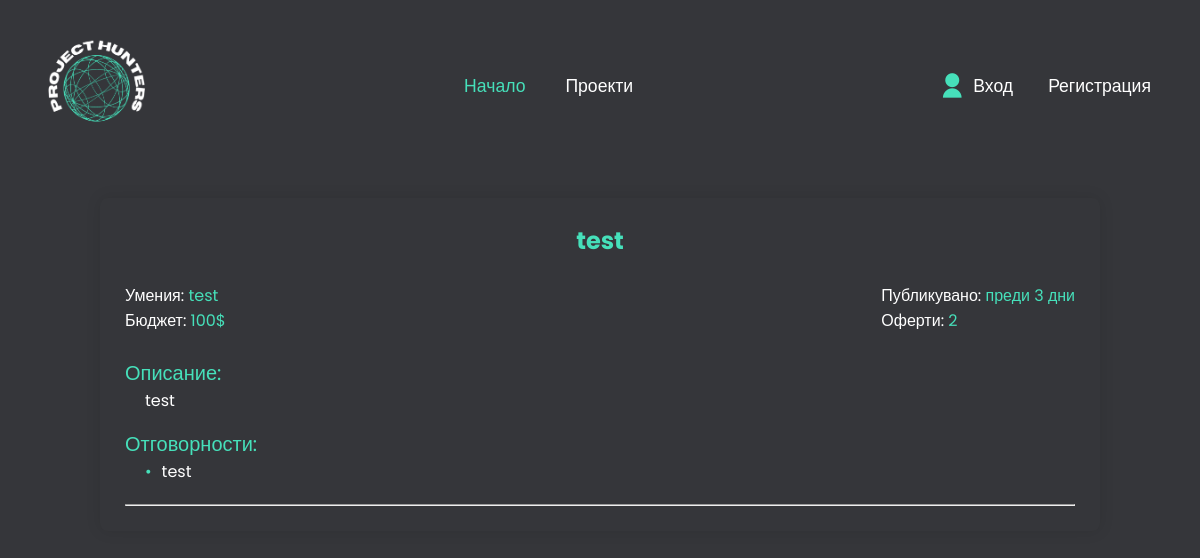
The page /projects/project-detials/14 on the database its author committed.
### projects/models.py (models this page shows, shortened)
class Project(models.Model):
    name = models.CharField(max_length=100)
    description = models.TextField()
    responsibilities = models.TextField(default=None)
    skills = models.TextField(default=None)
    payment = models.IntegerField()
    bids = models.IntegerField(default=0)
    is_it_done = models.BooleanField(default=False)
    creator =  models.ForeignKey(User, on_delete=models.CASCADE, related_name='creator')
    date_created = models.DateTimeField(auto_now_add=True)
    is_it_paid = models.BooleanField(default=False)
    currency = models.CharField(max_length=5)
    payment_type_hourly = models.BooleanField(default=False)

### projects/views.py (the view)
# urls.py: path('project-detials/<int:id>', views.details_job, name='details_job'),
def details_job(request, id):
    project=Project.objects.get(id=id)
    project.time_from_creating = " ".join(get_time_from_creating(project.date_created))
    flag=request.user.username==project.creator.username
    is_freelancer = False
    if request.user.is_authenticated:
        is_freelancer=request.user.role=='freelancer' or request.user.role=='teamleader'
    else:
        is_freelancer=False
    project.responsibilities = project.responsibilities.split('(*)')
    project.skills = project.skills.split('(*)')
    already_made_offer = False
    if request.user.is_authenticated:
        if Application.objects.filter(project=project, candidate=request.user).exists():
            already_made_offer=True
    return render(request, 'job-details.html', {'project':project, 'flag':flag, 'is_freelancer':is_freelancer, 'already_made_offer': already_made_offer})

### templates/job-details.html (shortened to what this page needs)
{% extends 'base.html' %} {% block content %}
<link rel="stylesheet" type="text/css" href="/static/css/job-details-2.css">
<div class="form-container">
    <section class="container">
        <h2>{{project.name}}</h2>
        <div class="basic-info">
            <div class="left-part">
                <span class='info-spans' id='skills-info'>Умения:
                {%for skill in project.skills%}
                    <span style='color: #46e0ba;'>{{skill}}</span>
                {%endfor%}</span><br>
                <span class='info-spans' id='budget-info'>Бюджет: <span style='color: #46e0ba;'>{{project.payment}}{{project.currency}}{%if project.payment_type_hourly%}/h{%endif%}</span></span>
            </div>
            <div class="right-part">
                <span class='info-spans' id='posted-info'>Публикувано: <span style='color: #46e0ba;'>преди {{project.time_from_creating}}</span><br>
                <span class='info-spans' id='bids-info'>Оферти: <span style='color: #46e0ba;'>{{project.bids}}</span></span>
            </div>
        </div>
        <div id='description'>
            <span>Описание: </span>
            <p>{{project.description}}</p>
            <span>Отговорности: </span>
            <ul id='responsibility-list'>
                {%for responsibility in project.responsibilities%}
                <li>{{responsibility}}</li>
                {%endfor%}
            </ul>
        </div>
        <hr>
    </section>
</div>
{% endblock %}

### static/css/style.css (style rules this page uses)
:root { --bg-color: #35363a; --text-color: #fff; --main-color: #46e0ba; --primary-color: #222222; --secondary-color: #00b4d5; --tertiary-color: #0077b6; --yellow-color: #ffb900; --gray-color: #ffffff; }
* { padding: 0; margin: 0; box-sizing: border-box; font-family: 'Poppins', sans-serif; text-decoration: none; list-style: none; }
body { background: var(--bg-color); color: var(--text-color); }
h1,p { margin-block-start: 1em; margin-block-end: 1em; }

### static/css/forms.css (style rules this page uses)
.form-container .container { position: relative; max-width: 700px; width: 100%; background: #35363a; padding: 25px; border-radius: 8px; box-shadow: 0 0 15px rgba(0, 0, 0, 0.1); }
.form-container .container { margin-top: 100px; margin-left: auto; margin-right: auto; }
.form-container .container h2 { text-align: center; color: #46e0ba; }
.form-container { margin-top: -75px; }

### static/css/job-details-2.css (style rules this page uses)
.form-container .container { max-width: 1000px; }
#description p { margin-left: 20px; margin-block-start: 0em; }
#description span { font-size: 20px; color: #46e0ba; display: block; }
.right-part { float: right; }
.left-part { display: inline-block; }
h2 { margin-bottom: 25px; }
.basic-info { margin-bottom: 25px; }
#responsibility-list { display: inline-block; margin-left: 20px; margin-bottom: 20px; }
#responsibility-list li::before { content: "•"; padding-right: 10px; color: #46e0ba; }

### rows shown on the page
Project: name "test", skills "test", payment "100", currency "$", time_from_creating "3 дни", bids "2", description "test", responsibilities "test"
